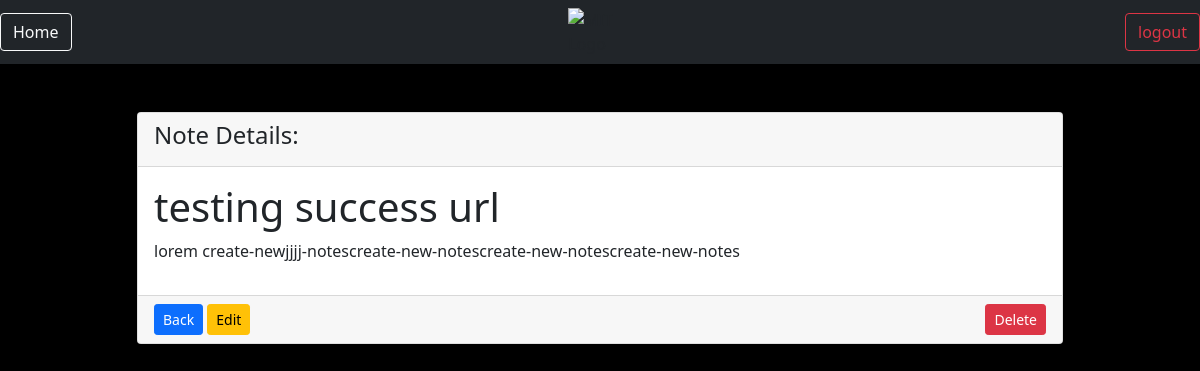
The page /mit/notes/4 (signed in) on the database its author committed.
### notes/models.py (models this page shows)
class Notes(models.Model):
    title = models.CharField(max_length=200)
    text = models.TextField()
    created = models.DateTimeField(auto_now_add=True)
    User = models.ForeignKey(User, on_delete=models.CASCADE, related_name='notes')

### notes/views.py (the view)
# urls.py: path('notes/<int:pk>', views.NotesDetailView.as_view() , name='my-notes-detail'),
class NotesDetailView(LoginRequiredMixin, DetailView):
    model = Notes
    context_object_name = 'note'
    login_url = '/login'
    def get_queryset(self):
        return self.request.user.notes.all()

### notes/templates/notes/notes_detail.html
{% extends 'base.html' %}
{% load static %}
{% block content %}
<div class="row justify-content-center">
    <div class="col-md-10">
        <div class="card">
            <div class="card-header">
                <h1 class="fs-4">Note Details:</h1>
            </div>
            <div class="card-body">
                <h1> {{note.title}} </h1>
                <p> {{note.text}} </p>
            </div>
            <div class="card-footer">
                <a href="{% url 'my-notes' %}" class="btn btn-primary btn-sm">Back</a>
                <a href="{% url 'update-note' pk=note.id %}" class="btn btn-warning btn-sm">Edit</a>
                <a href="{% url 'delete-note' pk=note.id %}" class="btn btn-danger btn-sm float-end">Delete</a>
            </div>
        </div>
    </div>
</div>
{% endblock %}

### rows shown on the page
Notes: title "testing success url", text "lorem create-newjjjj-notescreate-new-notescreate-new-notescreate-new-notes"
